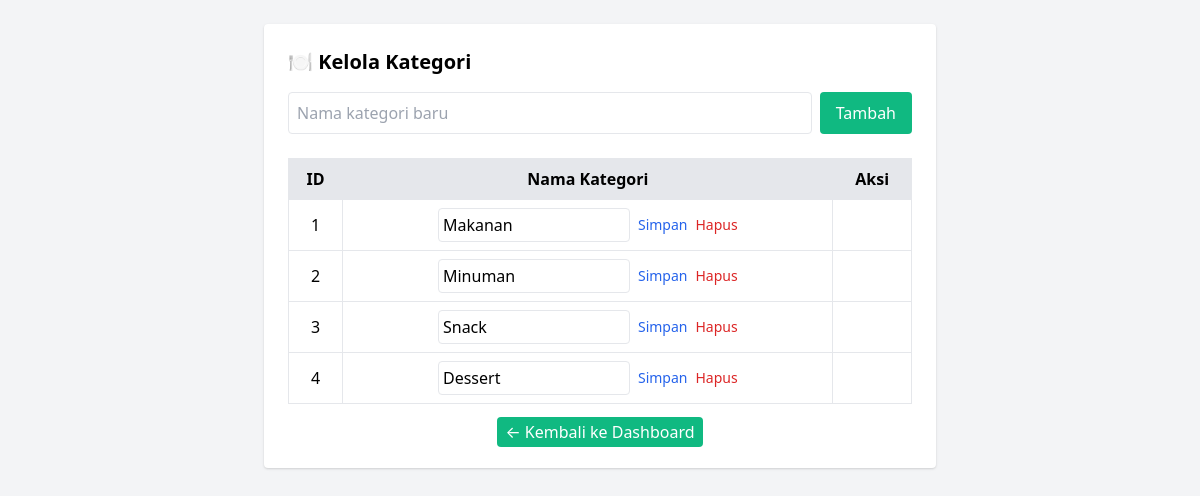
The app's page /kelola_kategori.php (signed in) with its own data.
### tables this page shows
CREATE TABLE `kategori` (
  `id_kategori` int(11) NOT NULL,
  `nama_kategori` varchar(50) DEFAULT NULL
);

### kelola_kategori.php (the view, shortened to what this page needs)
<?php
include 'koneksi.php';
$kategori = mysqli_query($conn, "SELECT * FROM kategori ORDER BY id_kategori");
?>
<!DOCTYPE html>
<html>
<head>
  <link href="https://cdn.jsdelivr.net/npm/tailwindcss@2.2.19/dist/tailwind.min.css" rel="stylesheet">
</head>
<body class="bg-gray-100 p-6">
  <div class="max-w-2xl mx-auto bg-white p-6 rounded shadow">
    <h2 class="text-xl font-bold text-amber-600 mb-4">🍽️ Kelola Kategori</h2>
    <form method="POST" class="mb-6 flex gap-2">
      <input type="text" name="nama_kategori" placeholder="Nama kategori baru" required class="border p-2 rounded w-full">
      <button type="submit" name="tambah" class="bg-green-500 text-white px-4 py-2 rounded hover:bg-green-600">Tambah</button>
    </form>
    <table class="w-full border text-center">
      <thead class="bg-gray-200">
        <tr>
          <th class="p-2 border">ID</th>
          <th class="p-2 border">Nama Kategori</th>
          <th class="p-2 border">Aksi</th>
        </tr>
      </thead>
      <tbody>
        <?php while ($row = mysqli_fetch_assoc($kategori)) : ?>
        <tr>
          <td class="border p-2"><?= $row['id_kategori'] ?></td>
          <td class="border p-2">
            <form method="POST" class="flex justify-center items-center gap-2">
              <input type="text" name="nama_kategori" value="<?= $row['nama_kategori'] ?>" class="border p-1 rounded w-48">
              <button type="submit" name="edit" class="text-blue-600 hover:underline text-sm">Simpan</button>
              <a href="hapus_kategori.php?id=<?= $row['id_kategori'] ?>" class="text-red-600 hover:underline text-sm" onclick="return confirm('Yakin ingin menghapus?')">Hapus</a>
            </form>
          </td>
          <td class="border p-2"></td>
        </tr>
        <?php endwhile; ?>
      </tbody>
    </table>
    <div class="mt-4 text-center">
      <a href="dashboard_admin.php" class="px-2 py-1 rounded text-white bg-green-500">← Kembali ke Dashboard</a>
    </div>
  </div>
</body>
</html>

### records on screen
kategori: id_kategori "1", nama_kategori "Makanan"
kategori: id_kategori "2", nama_kategori "Minuman"
kategori: id_kategori "3", nama_kategori "Snack"
kategori: id_kategori "4", nama_kategori "Dessert"
